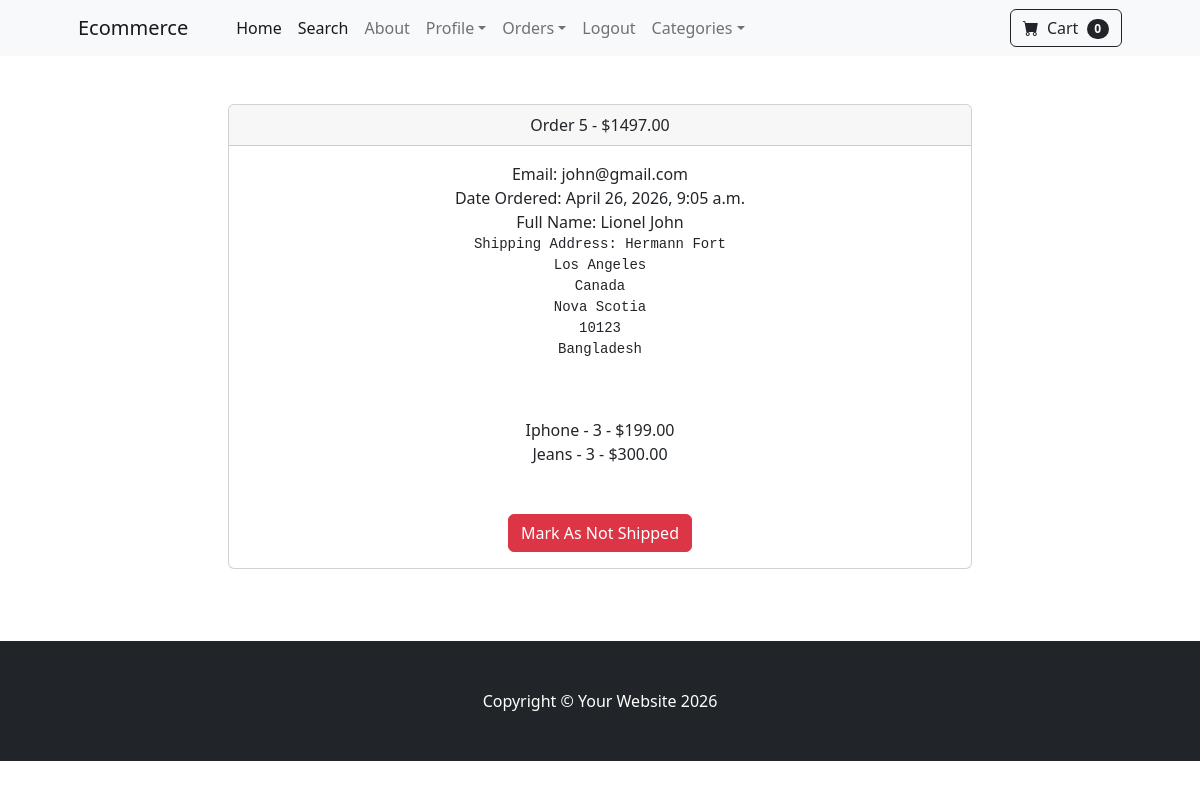
Screenshot of /payment/orders/5/ (signed in) with the database file from the repository.
### payment/models.py (models this page shows, shortened)
class Order(models.Model):
    user = models.ForeignKey(User, on_delete=models.CASCADE, null=True, blank=True)
    full_name = models.CharField(max_length=250)
    email = models.EmailField(max_length=250)
    shipping_address = models.TextField(max_length=15000)
    amount_paid = models.DecimalField(max_digits=7, decimal_places=2)
    date_ordered = models.DateTimeField(auto_now_add=True)
    shipped = models.BooleanField(default=False)
    date_shipped = models.DateTimeField(blank=True, null=True)

class OrderItem(models.Model):
    order = models.ForeignKey(Order, on_delete=models.CASCADE, null=True)
    product = models.ForeignKey(Product, on_delete=models.CASCADE, null=True)
    user = models.ForeignKey(User, on_delete=models.CASCADE, null=True, blank=True)
    quantity = models.PositiveBigIntegerField(default=1)
    price = models.DecimalField(max_digits=7, decimal_places=2)

### store/models.py (models this page shows)
class Product(models.Model):
    name = models.CharField(max_length=100)
    price = models.DecimalField(default=0, decimal_places=2, max_digits=6)
    category = models.ForeignKey(Category, on_delete=models.CASCADE, default=1)
    description = models.CharField(max_length=250, default='', blank=True, null=True)
    image = models.ImageField(upload_to='uploads/product/')
    is_sale = models.BooleanField(default=False)
    sale_price = models.DecimalField(default=0, decimal_places=2, max_digits=6)
    def __str__(self):
        return self.name

### payment/views.py (the view, shortened to what this page needs)
# urls.py: path('orders/<int:pk>/', views.orders, name='orders'),
def orders(request,pk):
    if request.user.is_authenticated and request.user.is_superuser:
        order = Order.objects.get(id=pk)
        items = OrderItem.objects.filter(order=pk)
        return render(request, 'payment/orders.html', {'order':order, 'items':items})
    else:
        messages.success(request, "Access Denied")
        return redirect('home')

### cart/cart.py (called while the page is built)
    def __len__(self):
        return len(self.cart)

### cart/context_processors.py (called while the page is built)
def cart(request):
    return {'cart':Cart(request)}

### payment/templates/payment/orders.html (shortened to what this page needs)
{% extends 'base.html' %}
{% block content %}
        <div class="container">
            <div class="row">
                <center>
                    <div class="col-8">
                        <br/></br>
                            <div class="card">
                                <div class="card-header">
                                    Order {{ order.id }} - ${{ order.amount_paid }}
                                </div>
                                <div class="card-body">
                                    Email: {{ order.email }}<br/>
                                    {% if order.date_shipped %}
                                    Date Shipped: {{ order.date_shipped }}
                                    {% else %}
                                    Date Ordered: {{ order.date_ordered }}
                                    {% endif %}
                                    <br/>
                                    Full Name: {{ order.full_name }}<br/>
                                    <pre>Shipping Address: {{ order.shipping_address }}<br/>
                                    </pre>
                                    {% for item in items %}
                                        {{ item.product }} - {{ item.quantity }} - ${{ item.price }}<br/>
                                    {% endfor %}
                                    <br/><br/>
                                    {% if not order.shipped %}
                                    <form method="POST">
                                        {% csrf_token %}
                                        <input type="hidden" name="shipping_status" value="true">
                                        <button type="Submit" class="btn btn-success">Mark As Shipped</button>
                                    </form>
                                    {% else %}
                                    <form method="POST">
                                        <button type="Submit" class="btn btn-danger">Mark As Not Shipped</button>
                                    </form>
                                    {% endif %}
                                </div>
                            </div>
                            <br/>
                        <br/></br>
                    </div>
                </center>
            </div>
        </div>
{% endblock %}

### rows the page displays
Order: id "5", amount_paid "1497.00", email "john@gmail.com", date_ordered "April 26, 2026, 9:05 a.m.", full_name "Lionel John", shipping_address "Hermann Fort Los Angeles Canada Nova Scotia 10123 Bangladesh"
OrderItem: product "Iphone", quantity "3", price "199.00"
OrderItem: product "Jeans", quantity "3", price "300.00"

### other values shown
{{ cart|length }} "0"
